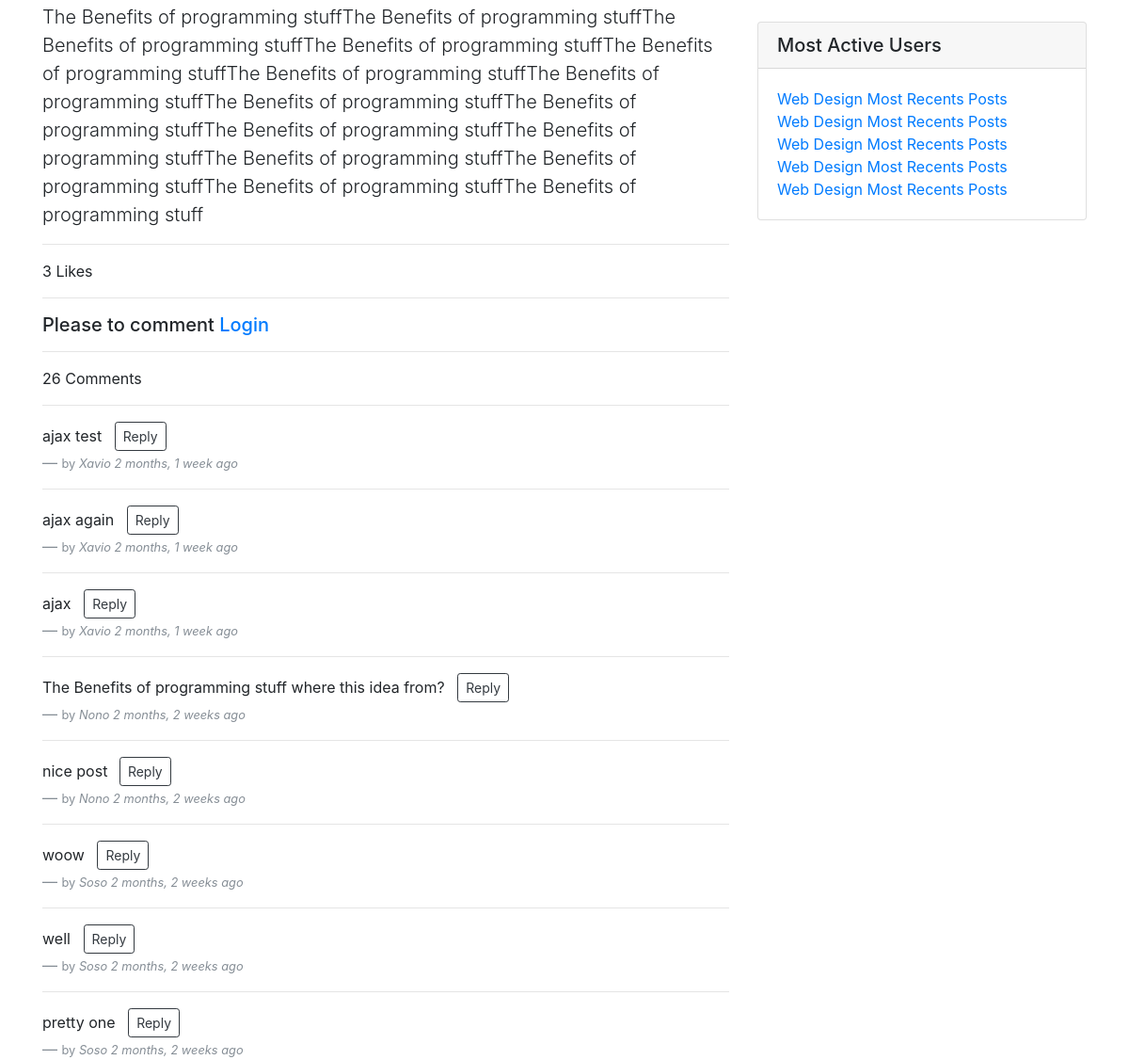
Before: /detail/27/ (middle part) with the older database file.
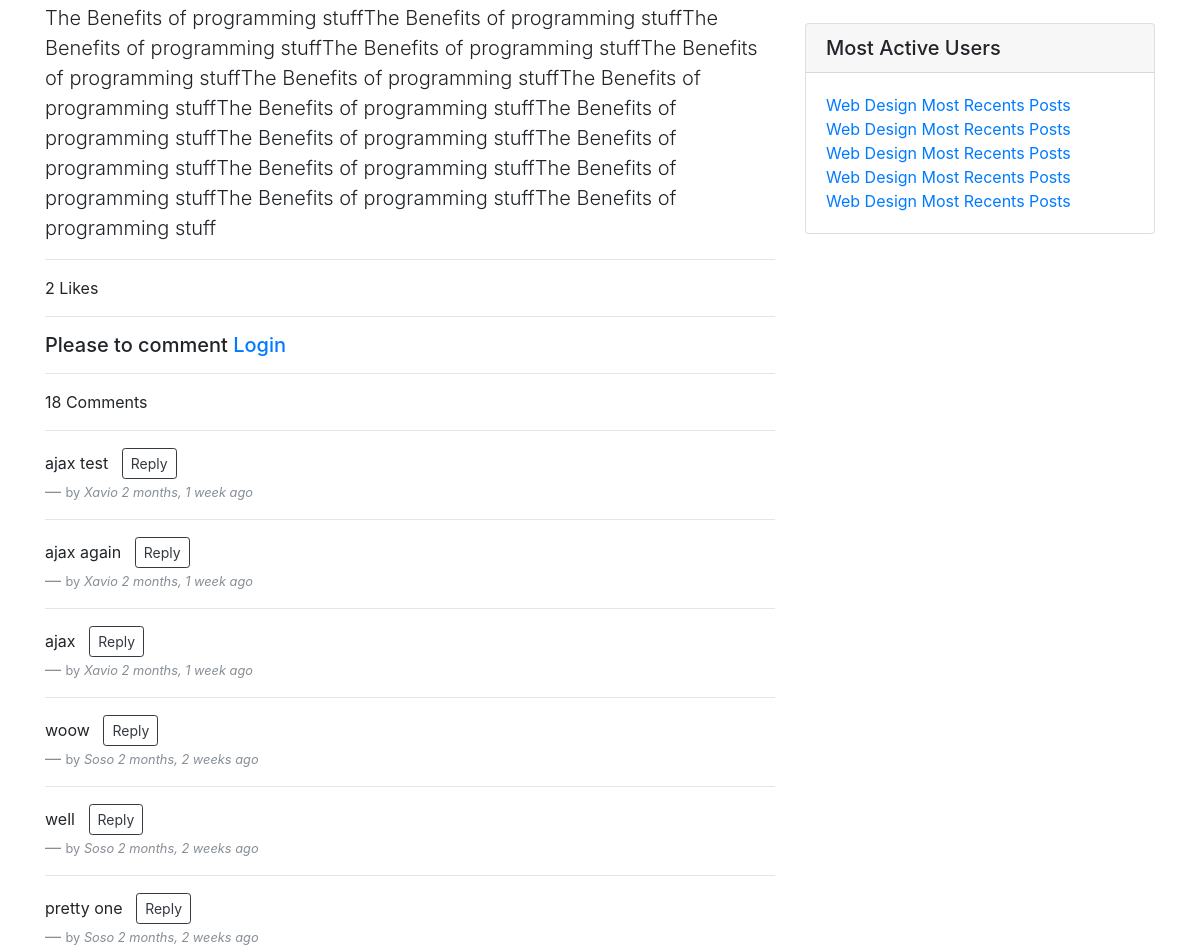
After: the same page with the newer database file.
### blog_app/models.py (models this page shows, shortened)
class Post(models.Model):
	objects = models.Manager()      #Our default Manager
	published = PublishedManager()  #Our Custom Model Manager
	STATUS_CHOICES={
     ('draft','Draft'),
     ('published','Published'),
    }
	title = models.CharField(max_length=100)
	content = models.TextField()
	author = models.ForeignKey(User,null=True, blank=True, on_delete=models.CASCADE)
	date_posted = models.DateTimeField(default=timezone.now)
	status =models.CharField(max_length=10,choices=STATUS_CHOICES,default='published')
	image = models.ImageField(null=True, blank=True)
	likes =  models.ManyToManyField(User, related_name='likes', blank=True)
	favourite = models.ManyToManyField(User, related_name='favourite', blank=True)
	def total_likes(self):
		return self.likes.count()
	@property
	def imageURL(self):
		try:
			url = self.image.url
		except:
			url = ''
		return url

class Comment(models.Model):
    post = models.ForeignKey(Post,related_name="comments", on_delete=models.CASCADE)
    user = models.ForeignKey(User,null=True, blank=True,on_delete=models.CASCADE)
    body = models.TextField(max_length=160)
    date_added = models.DateTimeField(auto_now_add=True)
    reply = models.ForeignKey('Comment', null=True, related_name="replies", on_delete=models.CASCADE)

### blog_app/views.py (the view)
# urls.py: path('detail/<int:pk>/', views.post_detail, name='post-detail'),
def post_detail(request,pk):
    post= get_object_or_404(Post,pk=pk)
    comments = Comment.objects.filter(post=post, reply=None).order_by('-id')
    is_liked = False
    is_favourite = False
    if post.likes.filter(id=request.user.id).exists():
        is_liked = True
    if post.favourite.filter(id=request.user.id).exists():
        is_favourite = True
    if request.method == 'POST':
        comment_form = CommentForm(request.POST or None)
        if comment_form.is_valid():
            body = request.POST.get('body')
            reply_id = request.POST.get('comment_id')
            comment_qs = None
            if reply_id:
                comment_qs = Comment.objects.get(id=reply_id)
            comment = Comment.objects.create(post=post, user=request.user, body=body, reply=comment_qs)
            comment.save()
            return HttpResponseRedirect(post.get_absolute_url())
    else:
         comment_form= CommentForm()
    context = {
        'post': post,
        'is_liked': is_liked,
        'is_favourite': is_favourite,
        'total_likes': post.total_likes(),
        'comments': comments,
        'comment_form': comment_form,
    }
    if request.is_ajax():
        html = render_to_string('blog_app/comments.html', context, request=request)
        return JsonResponse({'form': html})
    return render(request, 'blog_app/post_detail.html', context)

### blog_app/templates/blog_app/post_detail.html (shortened to what this page needs)
{% extends 'blog_app/main.html' %}
{% load static %}
{% block content %}
<div class="col-lg-8">
  <br>
  <p class="lead">{{ post.content }}</p>
  <hr>
<div id="like-section">
  {% include 'blog_app/like_section.html' %}
</div>
<hr>
  <div class="main-comment-section">
    {% include 'blog_app/comments.html' %}
  </div>
</div>
        <div class="col-md-4">
              <div class="card my-4">
                <h5 class="card-header">Most Active Users</h5>
                <div class="card-body">
                  <div class="row">
                    <div class="col-lg-12">
                      <ul class="list-unstyled mb-0">
                        <li>
                          <a href="#">Web Design Most Recents Posts</a>
                        </li>
                        <li>
                          <a href="#">Web Design Most Recents Posts</a>
                        </li>
                        <li>
                          <a href="#">Web Design Most Recents Posts</a>
                        </li>
                        <li>
                          <a href="#">Web Design Most Recents Posts</a>
                        </li>
                        <li>
                          <a href="#">Web Design Most Recents Posts</a>
                        </li>
                      </ul>
                    </div>
                  </div>
                </div>
              </div>
        </div>
  {% endblock content %}

### blog_app/templates/blog_app/comments.html (shortened to what this page needs)
{% if user.is_authenticated %}
<div class="card my-4" >
  <h5 class="card-header">Leave a Comment:</h5>
  <div class="card-body">
    <form method="post" class="comment-form" action=".">
          {% csrf_token %}
          {{ comment_form }}
        <br/>
        <button type="submit" class="btn btn-primary">Submit</button>
      </form>
  </div>
</div>
{% else %}
<h5>Please to comment <a href="{% url 'login' %}"> Login</a></h5>
<hr>
{% endif %}
{{ post.comments.count }} Comments{{ post.comments|pluralize }}
<hr>
{% if not post.comments.all %}
<h5>No Comments yet....</h5><br/>
{% else %}
 {% for comment in comments %}
<blockquote class="blockquote">
 <p class="mb-0"><small>{{ comment.body }}</small>  <button type="button" name="button" class="reply-btn btn btn-outline-dark btn-sm ml-2">Reply</button></p>
  <footer class="blockquote-footer"><small>by <cite title="Source Title">{{ comment.user|capfirst }}</cite>  <i>{{ comment.date_added|timesince }} ago</i></small>
  </footer>
</blockquote>
<hr>
{% endfor %}
{% endif %}

Changed rows visible on the page:
removed Comment: body "The Benefits of programming stuff where this idea from?", user "Nono", date_added "2 months, 2 weeks"
removed Comment: body "nice post", user "Nono", date_added "2 months, 2 weeks"
computed for Post: comments.count "26" → "18"
Other visible differences:
{{ total_likes }}: "3" → "2"
